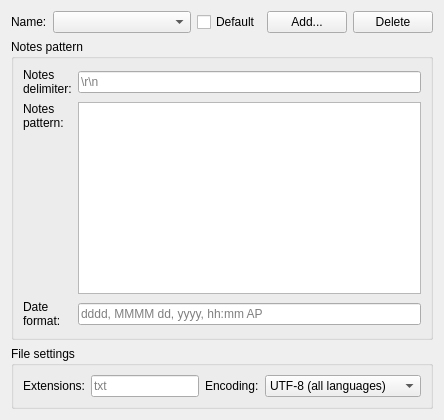
     <widget class="QWidget" name="tabImport">
      <attribute name="title">
       <string>Import</string>
      </attribute>
      <layout class="QVBoxLayout" name="verticalLayout_2">
       <item>
        <layout class="QHBoxLayout" name="horizontalLayout_2">
         <item>
          <widget class="QLabel" name="labelImportPatternName">
           <property name="sizePolicy">
            <sizepolicy hsizetype="Fixed" vsizetype="Preferred">
             <horstretch>0</horstretch>
             <verstretch>0</verstretch>
            </sizepolicy>
           </property>
           <property name="text">
            <string>Name:</string>
           </property>
          </widget>
         </item>
         <item>
          <widget class="QComboBox" name="cmbImportPatternName">
           <property name="sizePolicy">
            <sizepolicy hsizetype="Expanding" vsizetype="Fixed">
             <horstretch>0</horstretch>
             <verstretch>0</verstretch>
            </sizepolicy>
           </property>
           <property name="whatsThis">
            <string>&lt;!DOCTYPE HTML PUBLIC &quot;-//W3C//DTD HTML 4.0//EN&quot; &quot;http://www.w3.org/TR/REC-html40/strict.dtd&quot;&gt;
&lt;html&gt;&lt;head&gt;&lt;meta name=&quot;qrichtext&quot; content=&quot;1&quot; /&gt;&lt;style type=&quot;text/css&quot;&gt;
p, li { white-space: pre-wrap; }
&lt;/style&gt;&lt;/head&gt;&lt;body style=&quot; font-family:'MS Shell Dlg 2'; font-size:8.25pt; font-weight:400; font-style:normal;&quot;&gt;
&lt;p style=&quot; margin-top:0px; margin-bottom:0px; margin-left:0px; margin-right:0px; -qt-block-indent:0; text-indent:0px;&quot;&gt;&lt;span style=&quot; font-size:8pt;&quot;&gt;Import&lt;/span&gt;&lt;span style=&quot; font-size:8pt; font-weight:600;&quot;&gt; pattern name&lt;/span&gt;&lt;span style=&quot; font-size:8pt;&quot;&gt;, that will be shown in the Import button context menu.&lt;/span&gt;&lt;/p&gt;&lt;/body&gt;&lt;/html&gt;</string>
           </property>
          </widget>
         </item>
         <item>
          <widget class="QCheckBox" name="chbIsDefaultImport">
           <property name="whatsThis">
            <string>Make current import pattern default Import &amp; Append buttons action</string>
           </property>
           <property name="text">
            <string>Default</string>
           </property>
          </widget>
         </item>
         <item>
          <widget class="QPushButton" name="buttonImportAddPattern">
           <property name="sizePolicy">
            <sizepolicy hsizetype="Fixed" vsizetype="Fixed">
             <horstretch>0</horstretch>
             <verstretch>0</verstretch>
            </sizepolicy>
           </property>
           <property name="whatsThis">
            <string>&lt;!DOCTYPE HTML PUBLIC &quot;-//W3C//DTD HTML 4.0//EN&quot; &quot;http://www.w3.org/TR/REC-html40/strict.dtd&quot;&gt;
&lt;html&gt;&lt;head&gt;&lt;meta name=&quot;qrichtext&quot; content=&quot;1&quot; /&gt;&lt;style type=&quot;text/css&quot;&gt;
p, li { white-space: pre-wrap; }
&lt;/style&gt;&lt;/head&gt;&lt;body style=&quot; font-family:'MS Shell Dlg 2'; font-size:8.25pt; font-weight:400; font-style:normal;&quot;&gt;
&lt;p style=&quot; margin-top:0px; margin-bottom:0px; margin-left:0px; margin-right:0px; -qt-block-indent:0; text-indent:0px;&quot;&gt;Add new &lt;span style=&quot; font-weight:600;&quot;&gt;import pattern&lt;/span&gt;.&lt;/p&gt;&lt;/body&gt;&lt;/html&gt;</string>
           </property>
           <property name="text">
            <string>Add...</string>
           </property>
          </widget>
         </item>
         <item>
          <widget class="QPushButton" name="buttonImportDeletePattern">
           <property name="sizePolicy">
            <sizepolicy hsizetype="Fixed" vsizetype="Fixed">
             <horstretch>0</horstretch>
             <verstretch>0</verstretch>
            </sizepolicy>
           </property>
           <property name="whatsThis">
            <string>&lt;!DOCTYPE HTML PUBLIC &quot;-//W3C//DTD HTML 4.0//EN&quot; &quot;http://www.w3.org/TR/REC-html40/strict.dtd&quot;&gt;
&lt;html&gt;&lt;head&gt;&lt;meta name=&quot;qrichtext&quot; content=&quot;1&quot; /&gt;&lt;style type=&quot;text/css&quot;&gt;
p, li { white-space: pre-wrap; }
&lt;/style&gt;&lt;/head&gt;&lt;body style=&quot; font-family:'MS Shell Dlg 2'; font-size:8.25pt; font-weight:400; font-style:normal;&quot;&gt;
&lt;p style=&quot; margin-top:0px; margin-bottom:0px; margin-left:0px; margin-right:0px; -qt-block-indent:0; text-indent:0px;&quot;&gt;Delete the active &lt;span style=&quot; font-weight:600;&quot;&gt;import pattern&lt;/span&gt;.&lt;/p&gt;&lt;/body&gt;&lt;/html&gt;</string>
           </property>
           <property name="text">
            <string>Delete</string>
           </property>
          </widget>
         </item>
        </layout>
       </item>
       <item>
        <widget class="QGroupBox" name="boxImportPattern">
         <property name="sizePolicy">
          <sizepolicy hsizetype="Expanding" vsizetype="Expanding">
           <horstretch>0</horstretch>
           <verstretch>0</verstretch>
          </sizepolicy>
         </property>
         <property name="title">
          <string>Notes pattern</string>
         </property>
         <layout class="QHBoxLayout" name="horizontalLayout_8">
          <item>
           <layout class="QGridLayout" name="gridLayout">
            <item row="0" column="0">
             <widget class="QLabel" name="labelImportDelimiter">
              <property name="sizePolicy">
               <sizepolicy hsizetype="Fixed" vsizetype="Preferred">
                <horstretch>0</horstretch>
                <verstretch>0</verstretch>
               </sizepolicy>
              </property>
              <property name="text">
               <string>Notes&lt;br&gt;delimiter:</string>
              </property>
              <property name="alignment">
               <set>Qt::AlignLeading|Qt::AlignLeft|Qt::AlignTop</set>
              </property>
             </widget>
            </item>
            <item row="0" column="1">
             <widget class="QLineEdit" name="editImportDelimiter">
              <property name="whatsThis">
               <string>&lt;!DOCTYPE HTML PUBLIC &quot;-//W3C//DTD HTML 4.0//EN&quot; &quot;http://www.w3.org/TR/REC-html40/strict.dtd&quot;&gt;
&lt;html&gt;&lt;head&gt;&lt;meta name=&quot;qrichtext&quot; content=&quot;1&quot; /&gt;&lt;style type=&quot;text/css&quot;&gt;
p, li { white-space: pre-wrap; }
&lt;/style&gt;&lt;/head&gt;&lt;body style=&quot; font-family:'MS Shell Dlg 2'; font-size:8.25pt; font-weight:400; font-style:normal;&quot;&gt;
&lt;p style=&quot; margin-top:0px; margin-bottom:0px; margin-left:0px; margin-right:0px; -qt-block-indent:0; text-indent:0px;&quot;&gt;&lt;span style=&quot; font-weight:600;&quot;&gt;Delimiter&lt;/span&gt; is an array of characters used to divide notes in a file. If the field is empty, carrier return and line feed characters are used.&lt;/p&gt;&lt;/body&gt;&lt;/html&gt;</string>
              </property>
              <property name="placeholderText">
               <string notr="true">\r\n</string>
              </property>
             </widget>
            </item>
            <item row="1" column="0">
             <widget class="QLabel" name="labelImportPattern">
              <property name="text">
               <string>Notes&lt;br&gt;pattern:</string>
              </property>
              <property name="alignment">
               <set>Qt::AlignLeading|Qt::AlignLeft|Qt::AlignTop</set>
              </property>
             </widget>
            </item>
            <item row="1" column="1">
             <widget class="QPlainTextEdit" name="textImportPattern">
              <property name="whatsThis">
               <string>&lt;!DOCTYPE HTML PUBLIC &quot;-//W3C//DTD HTML 4.0//EN&quot; &quot;http://www.w3.org/TR/REC-html40/strict.dtd&quot;&gt;
&lt;html&gt;&lt;head&gt;&lt;meta name=&quot;qrichtext&quot; content=&quot;1&quot; /&gt;&lt;style type=&quot;text/css&quot;&gt;
p, li { white-space: pre-wrap; }
&lt;/style&gt;&lt;/head&gt;&lt;body style=&quot; font-family:'MS Shell Dlg 2'; font-size:8.25pt; font-weight:400; font-style:normal;&quot;&gt;
&lt;p style=&quot; margin-top:0px; margin-bottom:0px; margin-left:0px; margin-right:0px; -qt-block-indent:0; text-indent:0px;&quot;&gt;&lt;span style=&quot; font-weight:600;&quot;&gt;Notes pattern&lt;/span&gt; is a regular expression used to divide notes into an array of named groups. Groups names must be the same as names of the Klippings table header: &lt;span style=&quot; font-weight:600;&quot;&gt;(?P&amp;lt;&lt;/span&gt;&lt;span style=&quot; font-weight:600; font-style:italic;&quot;&gt;table_header_name&lt;/span&gt;&lt;span style=&quot; font-weight:600;&quot;&gt;&amp;gt;&lt;/span&gt;&lt;span style=&quot; font-weight:600; font-style:italic;&quot;&gt;regular_expression&lt;/span&gt;&lt;span style=&quot; font-weight:600;&quot;&gt;)&lt;/span&gt;.&lt;/p&gt;
&lt;p style=&quot;-qt-paragraph-type:empty; margin-top:0px; margin-bottom:0px; margin-left:0px; margin-right:0px; -qt-block-indent:0; text-indent:0px;&quot;&gt;&lt;/p&gt;
&lt;p style=&quot; margin-top:0px; margin-bottom:0px; margin-left:0px; margin-right:0px; -qt-block-indent:0; text-indent:0px;&quot;&gt;Patterns must be in &lt;span style=&quot; font-weight:600;&quot;&gt;raw string notation&lt;/span&gt;, &lt;span style=&quot; font-weight:600;&quot;&gt;VERBOSE&lt;/span&gt; and&lt;span style=&quot; font-weight:600;&quot;&gt; UNICODE&lt;/span&gt; options are on. (&lt;a href=&quot;http://docs.python.org/library/re.html&quot;&gt;&lt;span style=&quot; text-decoration: underline; color:#0000ff;&quot;&gt;more&lt;/span&gt;&lt;/a&gt;)&lt;/p&gt;&lt;/body&gt;&lt;/html&gt;</string>
              </property>
              <property name="lineWrapMode">
               <enum>QPlainTextEdit::NoWrap</enum>
              </property>
             </widget>
            </item>
            <item row="2" column="0">
             <widget class="QLabel" name="labelImportDateFormat">
              <property name="text">
               <string>Date&lt;br&gt;format:</string>
              </property>
              <property name="alignment">
               <set>Qt::AlignLeading|Qt::AlignLeft|Qt::AlignTop</set>
              </property>
             </widget>
            </item>
            <item row="2" column="1">
             <widget class="QLineEdit" name="editImportDateFormat">
              <property name="whatsThis">
               <string>&lt;!DOCTYPE HTML PUBLIC &quot;-//W3C//DTD HTML 4.0//EN&quot; &quot;http://www.w3.org/TR/REC-html40/strict.dtd&quot;&gt;
&lt;html&gt;&lt;head&gt;&lt;meta name=&quot;qrichtext&quot; content=&quot;1&quot; /&gt;&lt;style type=&quot;text/css&quot;&gt;
p, li { white-space: pre-wrap; }
&lt;/style&gt;&lt;/head&gt;&lt;body style=&quot; font-family:'MS Shell Dlg 2'; font-size:8.25pt; font-weight:400; font-style:normal;&quot;&gt;
&lt;p style=&quot; margin-top:0px; margin-bottom:0px; margin-left:0px; margin-right:0px; -qt-block-indent:0; text-indent:0px;&quot;&gt;&lt;span style=&quot; font-size:8pt; font-weight:600;&quot;&gt;Date and time forma&lt;/span&gt;&lt;span style=&quot; font-size:8pt;&quot;&gt;t to convert a local languge string into a date. If the field is empty, &amp;quot;My Clippings.txt' date and time format &amp;quot;dddd, MMMM dd, yyyy, hh:mm AP&amp;quot; is used. If&lt;/span&gt;&lt;span style=&quot; font-size:8pt; font-weight:600;&quot;&gt; &lt;/span&gt;&lt;span style=&quot; font-size:8pt;&quot;&gt;your OS local language is not English, and you want to use a custom import pattern for &amp;quot;My Clippings.txt&amp;quot; file, leave this field empty.&lt;/span&gt;&lt;/p&gt;
&lt;p style=&quot;-qt-paragraph-type:empty; margin-top:0px; margin-bottom:0px; margin-left:0px; margin-right:0px; -qt-block-indent:0; text-indent:0px; font-size:8pt;&quot;&gt;&lt;/p&gt;
&lt;table border=&quot;0&quot; style=&quot; margin-top:0px; margin-bottom:0px; margin-left:0px; margin-right:0px;&quot; cellspacing=&quot;2&quot; cellpadding=&quot;0&quot;&gt;
&lt;tr&gt;
&lt;td&gt;
&lt;p align=&quot;center&quot; style=&quot; margin-top:0px; margin-bottom:0px; margin-left:0px; margin-right:0px; -qt-block-indent:0; text-indent:0px;&quot;&gt;&lt;span style=&quot; font-size:8pt; font-weight:600;&quot;&gt;Date:&lt;/span&gt;&lt;/p&gt;&lt;/td&gt;
&lt;td&gt;&lt;/td&gt;&lt;/tr&gt;&lt;/table&gt;
&lt;table border=&quot;0&quot; style=&quot; margin-top:0px; margin-bottom:0px; margin-left:0px; margin-right:0px;&quot; cellspacing=&quot;2&quot; cellpadding=&quot;0&quot;&gt;
&lt;tr&gt;
&lt;td&gt;
&lt;p style=&quot; margin-top:12px; margin-bottom:12px; margin-left:0px; margin-right:0px; -qt-block-indent:0; text-indent:0px;&quot;&gt;&lt;span style=&quot; font-size:8pt;&quot;&gt;d&lt;/span&gt;&lt;/p&gt;&lt;/td&gt;
&lt;td&gt;
&lt;p style=&quot; margin-top:12px; margin-bottom:12px; margin-left:0px; margin-right:0px; -qt-block-indent:0; text-indent:0px;&quot;&gt;&lt;span style=&quot; font-size:8pt;&quot;&gt;the day as number without a leading zero (1 to 31)&lt;/span&gt;&lt;/p&gt;&lt;/td&gt;&lt;/tr&gt;
&lt;tr&gt;
&lt;td&gt;
&lt;p style=&quot; margin-top:12px; margin-bottom:12px; margin-left:0px; margin-right:0px; -qt-block-indent:0; text-indent:0px;&quot;&gt;&lt;span style=&quot; font-size:8pt;&quot;&gt;dd&lt;/span&gt;&lt;/p&gt;&lt;/td&gt;
&lt;td&gt;
&lt;p style=&quot; margin-top:12px; margin-bottom:12px; margin-left:0px; margin-right:0px; -qt-block-indent:0; text-indent:0px;&quot;&gt;&lt;span style=&quot; font-size:8pt;&quot;&gt;the day as number with a leading zero (01 to 31)&lt;/span&gt;&lt;/p&gt;&lt;/td&gt;&lt;/tr&gt;
&lt;tr&gt;
&lt;td&gt;
&lt;p style=&quot; margin-top:12px; margin-bottom:12px; margin-left:0px; margin-right:0px; -qt-block-indent:0; text-indent:0px;&quot;&gt;&lt;span style=&quot; font-size:8pt;&quot;&gt;ddd&lt;/span&gt;&lt;/p&gt;&lt;/td&gt;
&lt;td&gt;
&lt;p style=&quot; margin-top:12px; margin-bottom:12px; margin-left:0px; margin-right:0px; -qt-block-indent:0; text-indent:0px;&quot;&gt;&lt;span style=&quot; font-size:8pt;&quot;&gt;the abbreviated localized day name (e.g. 'Mon' to 'Sun') &lt;/span&gt;&lt;/p&gt;&lt;/td&gt;&lt;/tr&gt;
&lt;tr&gt;
&lt;td&gt;
&lt;p style=&quot; margin-top:12px; margin-bottom:12px; margin-left:0px; margin-right:0px; -qt-block-indent:0; text-indent:0px;&quot;&gt;&lt;span style=&quot; font-size:8pt;&quot;&gt;dddd&lt;/span&gt;&lt;/p&gt;&lt;/td&gt;
&lt;td&gt;
&lt;p style=&quot; margin-top:12px; margin-bottom:12px; margin-left:0px; margin-right:0px; -qt-block-indent:0; text-indent:0px;&quot;&gt;&lt;span style=&quot; font-size:8pt;&quot;&gt;the long localized day name (e.g. 'Monday' )&lt;/span&gt;&lt;/p&gt;&lt;/td&gt;&lt;/tr&gt;
&lt;tr&gt;
&lt;td&gt;
&lt;p style=&quot; margin-top:12px; margin-bottom:12px; margin-left:0px; margin-right:0px; -qt-block-indent:0; text-indent:0px;&quot;&gt;&lt;span style=&quot; font-size:8pt;&quot;&gt;M&lt;/span&gt;&lt;/p&gt;&lt;/td&gt;
&lt;td&gt;
&lt;p style=&quot; margin-top:12px; margin-bottom:12px; margin-left:0px; margin-right:0px; -qt-block-indent:0; text-indent:0px;&quot;&gt;&lt;span style=&quot; font-size:8pt;&quot;&gt;the month as number without a leading zero (1-12)&lt;/span&gt;&lt;/p&gt;&lt;/td&gt;&lt;/tr&gt;
&lt;tr&gt;
&lt;td&gt;
&lt;p style=&quot; margin-top:12px; margin-bottom:12px; margin-left:0px; margin-right:0px; -qt-block-indent:0; text-indent:0px;&quot;&gt;&lt;span style=&quot; font-size:8pt;&quot;&gt;MM&lt;/span&gt;&lt;/p&gt;&lt;/td&gt;
&lt;td&gt;
&lt;p style=&quot; margin-top:12px; margin-bottom:12px; margin-left:0px; margin-right:0px; -qt-block-indent:0; text-indent:0px;&quot;&gt;&lt;span style=&quot; font-size:8pt;&quot;&gt;the month as number with a leading zero (01-12)&lt;/span&gt;&lt;/p&gt;&lt;/td&gt;&lt;/tr&gt;
&lt;tr&gt;
&lt;td&gt;
&lt;p style=&quot; margin-top:12px; margin-bottom:12px; margin-left:0px; margin-right:0px; -qt-block-indent:0; text-indent:0px;&quot;&gt;&lt;span style=&quot; font-size:8pt;&quot;&gt;MMM&lt;/span&gt;&lt;/p&gt;&lt;/td&gt;
&lt;td&gt;
&lt;p style=&quot; margin-top:12px; margin-bottom:12px; margin-left:0px; margin-right:0px; -qt-block-indent:0; text-indent:0px;&quot;&gt;&lt;span style=&quot; font-size:8pt;&quot;&gt;the abbreviated localized month name (e.g. 'Jan' to 'Dec')&lt;/span&gt;&lt;/p&gt;&lt;/td&gt;&lt;/tr&gt;
&lt;tr&gt;
&lt;td&gt;
&lt;p style=&quot; margin-top:12px; margin-bottom:12px; margin-left:0px; margin-right:0px; -qt-block-indent:0; text-indent:0px;&quot;&gt;&lt;span style=&quot; font-size:8pt;&quot;&gt;MMMM&lt;/span&gt;&lt;/p&gt;&lt;/td&gt;
&lt;td&gt;
&lt;p style=&quot; margin-top:12px; margin-bottom:12px; margin-left:0px; margin-right:0px; -qt-block-indent:0; text-indent:0px;&quot;&gt;&lt;span style=&quot; font-size:8pt;&quot;&gt;the long localized month name (e.g. 'January' to 'December')&lt;/span&gt;&lt;/p&gt;&lt;/td&gt;&lt;/tr&gt;
&lt;tr&gt;
&lt;td&gt;
&lt;p style=&quot; margin-top:12px; margin-bottom:12px; margin-left:0px; margin-right:0px; -qt-block-indent:0; text-indent:0px;&quot;&gt;&lt;span style=&quot; font-size:8pt;&quot;&gt;yy&lt;/span&gt;&lt;/p&gt;&lt;/td&gt;
&lt;td&gt;
&lt;p style=&quot; margin-top:12px; margin-bottom:12px; margin-left:0px; margin-right:0px; -qt-block-indent:0; text-indent:0px;&quot;&gt;&lt;span style=&quot; font-size:8pt;&quot;&gt;the year as two digit number (00-99)&lt;/span&gt;&lt;/p&gt;&lt;/td&gt;&lt;/tr&gt;
&lt;tr&gt;
&lt;td&gt;
&lt;p style=&quot; margin-top:12px; margin-bottom:12px; margin-left:0px; margin-right:0px; -qt-block-indent:0; text-indent:0px;&quot;&gt;&lt;span style=&quot; font-size:8pt;&quot;&gt;yyyy&lt;/span&gt;&lt;/p&gt;&lt;/td&gt;
&lt;td&gt;
&lt;p style=&quot; margin-top:12px; margin-bottom:12px; margin-left:0px; margin-right:0px; -qt-block-indent:0; text-indent:0px;&quot;&gt;&lt;span style=&quot; font-size:8pt;&quot;&gt;the year as four digit number&lt;/span&gt;&lt;/p&gt;&lt;/td&gt;&lt;/tr&gt;&lt;/table&gt;
&lt;p style=&quot;-qt-paragraph-type:empty; margin-top:0px; margin-bottom:0px; margin-left:0px; margin-right:0px; -qt-block-indent:0; text-indent:0px; font-size:8pt;&quot;&gt;&lt;/p&gt;
&lt;table border=&quot;0&quot; style=&quot; margin-top:0px; margin-bottom:0px; margin-left:0px; margin-right:0px;&quot; cellspacing=&quot;2&quot; cellpadding=&quot;0&quot;&gt;
&lt;tr&gt;
&lt;td&gt;
&lt;p align=&quot;center&quot; style=&quot; margin-top:0px; margin-bottom:0px; margin-left:0px; margin-right:0px; -qt-block-indent:0; text-indent:0px;&quot;&gt;&lt;span style=&quot; font-size:8pt; font-weight:600;&quot;&gt;Time&lt;/span&gt;&lt;/p&gt;&lt;/td&gt;
&lt;td&gt;&lt;/td&gt;&lt;/tr&gt;&lt;/table&gt;
&lt;table border=&quot;0&quot; style=&quot; margin-top:0px; margin-bottom:0px; margin-left:0px; margin-right:0px;&quot; cellspacing=&quot;2&quot; cellpadding=&quot;0&quot;&gt;
&lt;tr&gt;
&lt;td&gt;
&lt;p style=&quot; margin-top:12px; margin-bottom:12px; margin-left:0px; margin-right:0px; -qt-block-indent:0; text-indent:0px;&quot;&gt;&lt;span style=&quot; font-size:8pt;&quot;&gt;h&lt;/span&gt;&lt;/p&gt;&lt;/td&gt;
&lt;td&gt;
&lt;p style=&quot; margin-top:12px; margin-bottom:12px; margin-left:0px; margin-right:0px; -qt-block-indent:0; text-indent:0px;&quot;&gt;&lt;span style=&quot; font-size:8pt;&quot;&gt;the hour without a leading zero (0 to 23 or 1 to 12 if AM/PM display)&lt;/span&gt;&lt;/p&gt;&lt;/td&gt;&lt;/tr&gt;
&lt;tr&gt;
&lt;td&gt;
&lt;p style=&quot; margin-top:12px; margin-bottom:12px; margin-left:0px; margin-right:0px; -qt-block-indent:0; text-indent:0px;&quot;&gt;&lt;span style=&quot; font-size:8pt;&quot;&gt;hh&lt;/span&gt;&lt;/p&gt;&lt;/td&gt;
&lt;td&gt;
&lt;p style=&quot; margin-top:12px; margin-bottom:12px; margin-left:0px; margin-right:0px; -qt-block-indent:0; text-indent:0px;&quot;&gt;&lt;span style=&quot; font-size:8pt;&quot;&gt;the hour with a leading zero (00 to 23 or 01 to 12 if AM/PM display)&lt;/span&gt;&lt;/p&gt;&lt;/td&gt;&lt;/tr&gt;
&lt;tr&gt;
&lt;td&gt;
&lt;p style=&quot; margin-top:12px; margin-bottom:12px; margin-left:0px; margin-right:0px; -qt-block-indent:0; text-indent:0px;&quot;&gt;&lt;span style=&quot; font-size:8pt;&quot;&gt;m&lt;/span&gt;&lt;/p&gt;&lt;/td&gt;
&lt;td&gt;
&lt;p style=&quot; margin-top:12px; margin-bottom:12px; margin-left:0px; margin-right:0px; -qt-block-indent:0; text-indent:0px;&quot;&gt;&lt;span style=&quot; font-size:8pt;&quot;&gt;the minute without a leading zero (0 to 59)&lt;/span&gt;&lt;/p&gt;&lt;/td&gt;&lt;/tr&gt;
&lt;tr&gt;
&lt;td&gt;
&lt;p style=&quot; margin-top:12px; margin-bottom:12px; margin-left:0px; margin-right:0px; -qt-block-indent:0; text-indent:0px;&quot;&gt;&lt;span style=&quot; font-size:8pt;&quot;&gt;mm&lt;/span&gt;&lt;/p&gt;&lt;/td&gt;
&lt;td&gt;
&lt;p style=&quot; margin-top:12px; margin-bottom:12px; margin-left:0px; margin-right:0px; -qt-block-indent:0; text-indent:0px;&quot;&gt;&lt;span style=&quot; font-size:8pt;&quot;&gt;the minute with a leading zero (00 to 59)&lt;/span&gt;&lt;/p&gt;&lt;/td&gt;&lt;/tr&gt;
&lt;tr&gt;
&lt;td&gt;
&lt;p style=&quot; margin-top:12px; margin-bottom:12px; margin-left:0px; margin-right:0px; -qt-block-indent:0; text-indent:0px;&quot;&gt;&lt;span style=&quot; font-size:8pt;&quot;&gt;s&lt;/span&gt;&lt;/p&gt;&lt;/td&gt;
&lt;td&gt;
&lt;p style=&quot; margin-top:12px; margin-bottom:12px; margin-left:0px; margin-right:0px; -qt-block-indent:0; text-indent:0px;&quot;&gt;&lt;span style=&quot; font-size:8pt;&quot;&gt;the second without a leading zero (0 to 59)&lt;/span&gt;&lt;/p&gt;&lt;/td&gt;&lt;/tr&gt;
&lt;tr&gt;
&lt;td&gt;
&lt;p style=&quot; margin-top:12px; margin-bottom:12px; margin-left:0px; margin-right:0px; -qt-block-indent:0; text-indent:0px;&quot;&gt;&lt;span style=&quot; font-size:8pt;&quot;&gt;ss&lt;/span&gt;&lt;/p&gt;&lt;/td&gt;
&lt;td&gt;
&lt;p style=&quot; margin-top:12px; margin-bottom:12px; margin-left:0px; margin-right:0px; -qt-block-indent:0; text-indent:0px;&quot;&gt;&lt;span style=&quot; font-size:8pt;&quot;&gt;the second with a leading zero (00 to 59)&lt;/span&gt;&lt;/p&gt;&lt;/td&gt;&lt;/tr&gt;
&lt;tr&gt;
&lt;td&gt;
&lt;p style=&quot; margin-top:12px; margin-bottom:12px; margin-left:0px; margin-right:0px; -qt-block-indent:0; text-indent:0px;&quot;&gt;&lt;span style=&quot; font-size:8pt;&quot;&gt;z&lt;/span&gt;&lt;/p&gt;&lt;/td&gt;
&lt;td&gt;
&lt;p style=&quot; margin-top:12px; margin-bottom:12px; margin-left:0px; margin-right:0px; -qt-block-indent:0; text-indent:0px;&quot;&gt;&lt;span style=&quot; font-size:8pt;&quot;&gt;the milliseconds without leading zeroes (0 to 999)&lt;/span&gt;&lt;/p&gt;&lt;/td&gt;&lt;/tr&gt;
&lt;tr&gt;
&lt;td&gt;
&lt;p style=&quot; margin-top:12px; margin-bottom:12px; margin-left:0px; margin-right:0px; -qt-block-indent:0; text-indent:0px;&quot;&gt;&lt;span style=&quot; font-size:8pt;&quot;&gt;zzz&lt;/span&gt;&lt;/p&gt;&lt;/td&gt;
&lt;td&gt;
&lt;p style=&quot; margin-top:12px; margin-bottom:12px; margin-left:0px; margin-right:0px; -qt-block-indent:0; text-indent:0px;&quot;&gt;&lt;span style=&quot; font-size:8pt;&quot;&gt;the milliseconds with leading zeroes (000 to 999)&lt;/span&gt;&lt;/p&gt;&lt;/td&gt;&lt;/tr&gt;
&lt;tr&gt;
&lt;td&gt;
&lt;p style=&quot; margin-top:12px; margin-bottom:12px; margin-left:0px; margin-right:0px; -qt-block-indent:0; text-indent:0px;&quot;&gt;&lt;span style=&quot; font-size:8pt;&quot;&gt;AP&lt;/span&gt;&lt;/p&gt;&lt;/td&gt;
&lt;td&gt;
&lt;p style=&quot; margin-top:12px; margin-bottom:12px; margin-left:0px; margin-right:0px; -qt-block-indent:0; text-indent:0px;&quot;&gt;&lt;span style=&quot; font-size:8pt;&quot;&gt;use AM/PM display. &lt;/span&gt;&lt;span style=&quot; font-size:8pt; font-style:italic;&quot;&gt;AP&lt;/span&gt;&lt;span style=&quot; font-size:8pt;&quot;&gt; will be replaced by either &amp;quot;AM&amp;quot; or &amp;quot;PM&amp;quot;.&lt;/span&gt;&lt;/p&gt;&lt;/td&gt;&lt;/tr&gt;
&lt;tr&gt;
&lt;td&gt;
&lt;p style=&quot; margin-top:12px; margin-bottom:12px; margin-left:0px; margin-right:0px; -qt-block-indent:0; text-indent:0px;&quot;&gt;&lt;span style=&quot; font-size:8pt;&quot;&gt;ap&lt;/span&gt;&lt;/p&gt;&lt;/td&gt;
&lt;td&gt;
&lt;p style=&quot; margin-top:12px; margin-bottom:12px; margin-left:0px; margin-right:0px; -qt-block-indent:0; text-indent:0px;&quot;&gt;&lt;span style=&quot; font-size:8pt;&quot;&gt;use am/pm display. &lt;/span&gt;&lt;span style=&quot; font-size:8pt; font-style:italic;&quot;&gt;ap&lt;/span&gt;&lt;span style=&quot; font-size:8pt;&quot;&gt; will be replaced by either &amp;quot;am&amp;quot; or &amp;quot;pm&amp;quot;.&lt;/span&gt;&lt;/p&gt;&lt;/td&gt;&lt;/tr&gt;&lt;/table&gt;&lt;/body&gt;&lt;/html&gt;</string>
              </property>
              <property name="placeholderText">
               <string notr="true">dddd, MMMM dd, yyyy, hh:mm AP</string>
              </property>
             </widget>
            </item>
           </layout>
          </item>
         </layout>
        </widget>
       </item>
       <item>
        <widget class="QGroupBox" name="boxImportFileSettings">
         <property name="sizePolicy">
          <sizepolicy hsizetype="Expanding" vsizetype="Preferred">
           <horstretch>0</horstretch>
           <verstretch>0</verstretch>
          </sizepolicy>
         </property>
         <property name="title">
          <string>File settings</string>
         </property>
         <layout class="QHBoxLayout" name="horizontalLayout_6">
          <item>
           <layout class="QHBoxLayout" name="horizontalLayout_5">
            <item>
             <widget class="QLabel" name="labelImportExtension">
              <property name="text">
               <string>Extensions:</string>
              </property>
             </widget>
            </item>
            <item>
             <widget class="QLineEdit" name="editImportExtension">
              <property name="sizePolicy">
               <sizepolicy hsizetype="MinimumExpanding" vsizetype="Fixed">
                <horstretch>0</horstretch>
                <verstretch>0</verstretch>
               </sizepolicy>
              </property>
              <property name="whatsThis">
               <string>&lt;!DOCTYPE HTML PUBLIC &quot;-//W3C//DTD HTML 4.0//EN&quot; &quot;http://www.w3.org/TR/REC-html40/strict.dtd&quot;&gt;
&lt;html&gt;&lt;head&gt;&lt;meta name=&quot;qrichtext&quot; content=&quot;1&quot; /&gt;&lt;style type=&quot;text/css&quot;&gt;
p, li { white-space: pre-wrap; }
&lt;/style&gt;&lt;/head&gt;&lt;body style=&quot; font-family:'MS Shell Dlg 2'; font-size:8.25pt; font-weight:400; font-style:normal;&quot;&gt;
&lt;p style=&quot; margin-top:0px; margin-bottom:0px; margin-left:0px; margin-right:0px; -qt-block-indent:0; text-indent:0px;&quot;&gt;&lt;span style=&quot; font-weight:600;&quot;&gt;File extensions&lt;/span&gt; seprated by commas.&lt;/p&gt;&lt;/body&gt;&lt;/html&gt;</string>
              </property>
              <property name="placeholderText">
               <string notr="true">txt</string>
              </property>
             </widget>
            </item>
            <item>
             <widget class="QLabel" name="labeImportlEncoding">
              <property name="text">
               <string>Encoding:</string>
              </property>
             </widget>
            </item>
            <item>
             <widget class="QComboBox" name="cmbImportEncoding">
              <property name="sizePolicy">
               <sizepolicy hsizetype="Preferred" vsizetype="Fixed">
                <horstretch>0</horstretch>
                <verstretch>0</verstretch>
               </sizepolicy>
              </property>
              <property name="whatsThis">
               <string>&lt;!DOCTYPE HTML PUBLIC &quot;-//W3C//DTD HTML 4.0//EN&quot; &quot;http://www.w3.org/TR/REC-html40/strict.dtd&quot;&gt;
&lt;html&gt;&lt;head&gt;&lt;meta name=&quot;qrichtext&quot; content=&quot;1&quot; /&gt;&lt;style type=&quot;text/css&quot;&gt;
p, li { white-space: pre-wrap; }
&lt;/style&gt;&lt;/head&gt;&lt;body style=&quot; font-family:'MS Shell Dlg 2'; font-size:8.25pt; font-weight:400; font-style:normal;&quot;&gt;
&lt;p style=&quot; margin-top:0px; margin-bottom:0px; margin-left:0px; margin-right:0px; -qt-block-indent:0; text-indent:0px;&quot;&gt;Source &lt;span style=&quot; font-weight:600;&quot;&gt;file encoding.&lt;/span&gt;&lt;/p&gt;&lt;/body&gt;&lt;/html&gt;</string>
              </property>
              <item>
               <property name="text">
                <string notr="true">UTF-8 (all languages)</string>
               </property>
              </item>
              <item>
               <property name="text">
                <string notr="true">UTF-16 (all languages)</string>
               </property>
              </item>
              <item>
               <property name="text">
                <string notr="true">UTF-32 (all languages)</string>
               </property>
              </item>
             </widget>
            </item>
           </layout>
          </item>
         </layout>
        </widget>
       </item>
      </layout>
     </widget>
